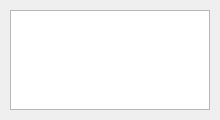
<?xml version="1.0" encoding="UTF-8"?>
<ui version="4.0">
 <class>Dialog</class>
 <widget class="QDialog" name="Dialog">
  <property name="geometry">
   <rect>
    <x>0</x>
    <y>0</y>
    <width>220</width>
    <height>120</height>
   </rect>
  </property>
  <property name="minimumSize">
   <size>
    <width>220</width>
    <height>120</height>
   </size>
  </property>
  <property name="maximumSize">
   <size>
    <width>220</width>
    <height>120</height>
   </size>
  </property>
  <property name="windowTitle">
   <string>@__________________@</string>
  </property>
  <widget class="QListWidget" name="listWidget">
   <property name="geometry">
    <rect>
     <x>10</x>
     <y>10</y>
     <width>200</width>
     <height>100</height>
    </rect>
   </property>
   <property name="minimumSize">
    <size>
     <width>200</width>
     <height>100</height>
    </size>
   </property>
   <property name="maximumSize">
    <size>
     <width>200</width>
     <height>100</height>
    </size>
   </property>
  </widget>
 </widget>
 <resources/>
 <connections/>
</ui>
